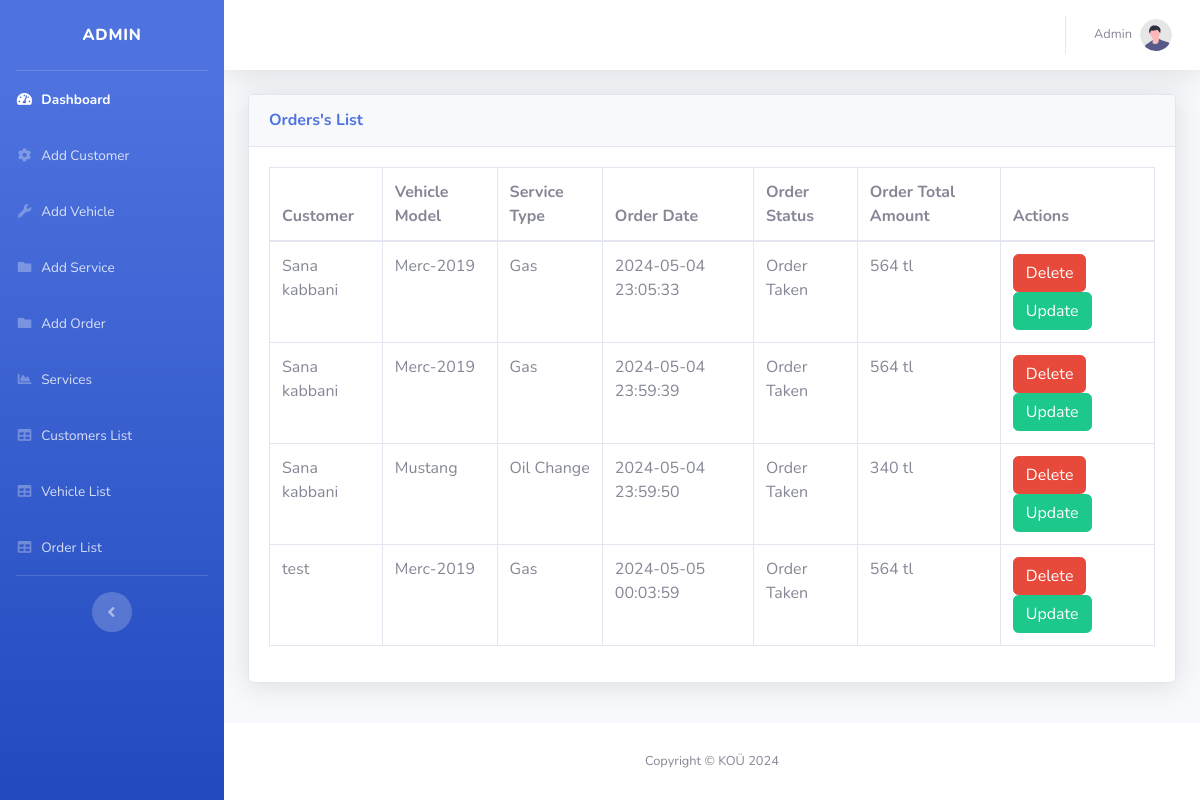
Page /orders.php (signed in) on the committed database.
### tables this page shows
CREATE TABLE `orders` (
  `OrderID` int(11) NOT NULL,
  `CustomerID` int(11) NOT NULL,
  `CarModelID` int(11) NOT NULL,
  `ServiceID` int(11) NOT NULL,
  `OrderDate` datetime NOT NULL DEFAULT current_timestamp(),
  `order_status` varchar(45) NOT NULL,
  `TotalAmount` int(11) NOT NULL
);

CREATE TABLE `musteri` (
  `Customer_id` int(11) NOT NULL,
  `Name` varchar(45) NOT NULL,
  `Email` varchar(45) NOT NULL,
  `Phone` int(11) NOT NULL,
  `City` varchar(45) NOT NULL
);

CREATE TABLE `models` (
  `Model_id` int(11) NOT NULL,
  `Brand` varchar(45) NOT NULL,
  `ModelName` varchar(45) NOT NULL,
  `Year` year(4) NOT NULL,
  `KM` int(250) NOT NULL
);

CREATE TABLE `services` (
  `ServiceID` int(11) NOT NULL,
  `ServiceName` varchar(45) NOT NULL,
  `Description` varchar(255) NOT NULL,
  `Price` int(11) NOT NULL
);

### orders.php (the view)
<?php require './components/header.php' ?>
<?php require './backend/Connection.php' ?>
<div class="card shadow mb-4">
    <div class="card-header py-3">
        <h6 class="m-0 font-weight-bold text-primary">Orders's List</h6>
    </div>
    <div class="card-body">
        <div class="table-responsive">
            <table class="table table-bordered" id="dataTable" width="100%" cellspacing="0">
                <thead>
                    <tr>
                        <th>Customer</th>
                        <th>Vehicle Model</th>
                        <th>Service Type</th>
                        <th>Order Date</th>
                        <th>Order Status</th>
                        <th>Order Total Amount</th>
                        <th>Actions</th>
                    </tr>
                </thead>
                <tbody>
                <?php
                    $sql = "SELECT * FROM orders";
                    $result = mysqli_query($connection, $sql);
                    $check = mysqli_num_rows($result);
                    if($check > 0){
                ?>
                    <?php    while($row = mysqli_fetch_assoc($result)){ ?>
                        <tr>
                            <?php
                                $customer_id = $row['CustomerID'];
                                $sql = "SELECT Name FROM musteri WHERE Customer_id = $customer_id";
                                $customer_res = mysqli_query($connection, $sql);
                                $userRow = mysqli_fetch_assoc($customer_res);
                                $name = $userRow['Name'];
                                echo '<td>'.$name.'</td>';
                                $model_id = $row['CarModelID'];
                                $sql = "SELECT ModelName FROM models WHERE Model_id = $model_id";
                                $model_res = mysqli_query($connection, $sql);
                                $modelRow = mysqli_fetch_assoc($model_res);
                                $modelName = $modelRow['ModelName'];
                                echo '<td>'.$modelName.'</td>';
                                $service_id = $row['ServiceID'];
                                $sql = "SELECT ServiceName FROM services WHERE ServiceID = $service_id";
                                $service_res = mysqli_query($connection, $sql);
                                $serviceRow = mysqli_fetch_assoc($service_res);
                                $serviceName = $serviceRow['ServiceName'];
                                echo '<td>'.$serviceName.'</td>';
                            ?>
                            <td><?php  echo $row['OrderDate']; ?></td>
                            <td><?php  echo $row['order_status']; ?></td>
                            <td><?php  echo $row['TotalAmount']; ?> tl</td>
                            <td>
                            <a href="/cms/backend/CarService.php?delete-order=<?php echo $row['OrderID']; ?>" name="delete-order" class="btn btn-danger">Delete</a>
                            <a href="/cms/update-order.php?update-order=<?php echo $row['OrderID']; ?>" name="update-order" class="btn btn-success">Update</a>
                            </td>
                        </tr>
                    <?php
                        }
                    ?>
                <?php
                    }
                ?>
                </tbody>
            </table>
        </div>
    </div>
</div>
<?php require './components/footer.php' ?>

### rows in the picture
orders: CustomerID.Name "Sana kabbani", CarModelID.ModelName "Merc-2019", ServiceID.ServiceName "Gas", OrderDate "2024-05-04 23:05:33", order_status "Order Taken", TotalAmount "564"
orders: CustomerID.Name "Sana kabbani", CarModelID.ModelName "Merc-2019", ServiceID.ServiceName "Gas", OrderDate "2024-05-04 23:59:39", order_status "Order Taken", TotalAmount "564"
orders: CustomerID.Name "Sana kabbani", CarModelID.ModelName "Mustang", ServiceID.ServiceName "Oil Change", OrderDate "2024-05-04 23:59:50", order_status "Order Taken", TotalAmount "340"
orders: CustomerID.Name "test", CarModelID.ModelName "Merc-2019", ServiceID.ServiceName "Gas", OrderDate "2024-05-05 00:03:59", order_status "Order Taken", TotalAmount "564"
